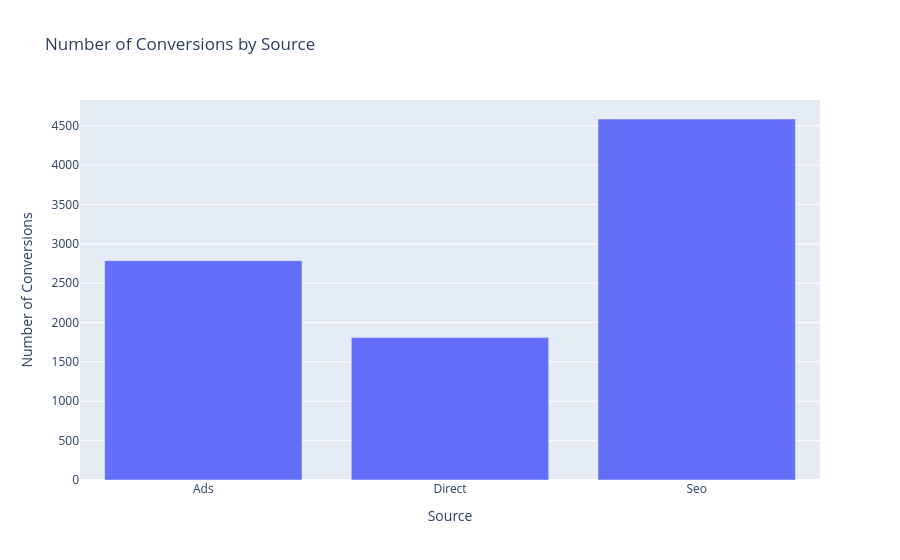

Write notebook code for a chart like this one.
### Code cell
data_country_converted = data_train.groupby("source")["converted"].sum().reset_index()

fig = px.bar(
    data_country_converted,
    x="source",
    y="converted",
    labels={"source": "Source", "converted": "Number of Conversions"},
    title="Number of Conversions by Source"
)
fig.show()

### Figure 1 — Plotly figure (JSON) as saved in the notebook; plotly's stock layout.template omitted (floating-point values rounded to 4 significant figures)
{"data": [{"hovertemplate": "Source=%{x}<br>Number of Conversions=%{y}<extra></extra>", "legendgroup": "", "marker": {"color": "#636efa", "pattern": {"shape": ""}}, "name": "", "orientation": "v", "showlegend": false, "textposition": "auto", "type": "bar", "x": ["Ads", "Direct", "Seo"], "xaxis": "x", "y": [2785, 1810, 4585], "yaxis": "y"}], "layout": {"barmode": "relative", "legend": {"tracegroupgap": 0}, "title": {"text": "Number of Conversions by Source"}, "xaxis": {"anchor": "y", "domain": [0, 1], "title": {"text": "Source"}}, "yaxis": {"anchor": "x", "domain": [0, 1], "title": {"text": "Number of Conversions"}}}}
